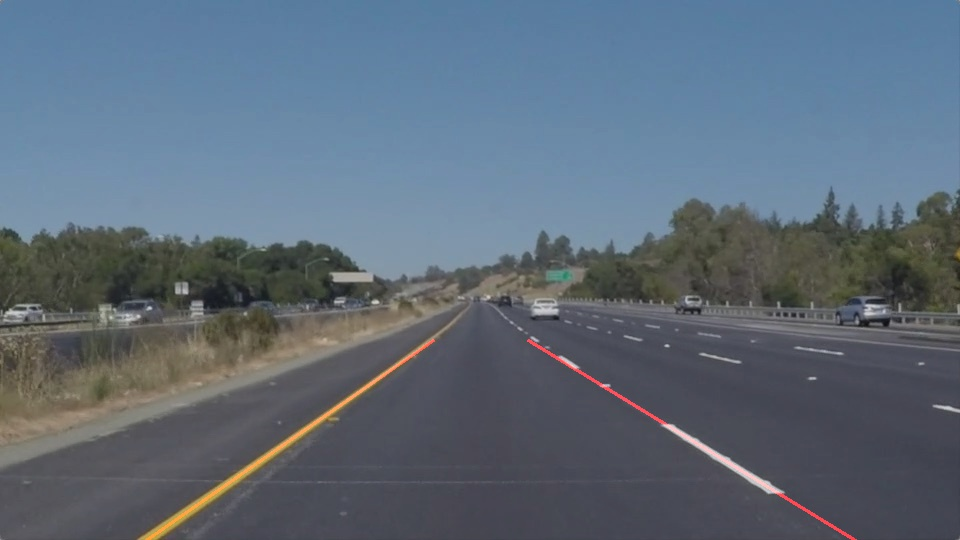
#> input picture test_images_output/output_solidYellowLeft.jpg, 960 x 540 px
$ jupyter execute --allow-errors P1.ipynb   (shell and % lines are left out)
#> lines starting #> are read from the running program, lines starting #| are printed output that depends on the picture; after the words box and inside, x2 and y2 are one past the last pixel; in counts of white or black regions, pixels touching at a corner belong together
# Self-Driving Car Engineer Nanodegree

## Project: **Finding Lane Lines on the Road**
***
In this project, you will use the tools you learned about in the lesson to identify lane lines on the road.  You can develop your pipeline on a series of individual images, and later apply the result to a video stream (really just a series of images). Check out the video clip "raw-lines-example.mp4" (also contained in this repository) to see what the output should look like after using the helper functions below.

Once you have a result that looks roughly like "raw-lines-example.mp4", you'll need to get creative and try to average and/or extrapolate the line segments you've detected to map out the full extent of the lane lines.  You can see an example of the result you're going for in the video "P1_example.mp4".  Ultimately, you would like to draw just one line for the left side of the lane, and one for the right.

In addition to implementing code, there is a brief writeup to complete. The writeup should be completed in a separate file, which can be either a markdown file or a pdf document. There is a [write up template](https://github.com/udacity/CarND-LaneLines-P1/blob/master/writeup_template.md) that can be used to guide the writing process. Completing both the code in the Ipython notebook and the writeup template will cover all of the [rubric points](https://review.udacity.com/#!/rubrics/322/view) for this project.

---
Let's have a look at our first image called 'test_images/solidWhiteRight.jpg'.  Run the 2 cells below (hit Shift-Enter or the "play" button above) to display the image.

**Note: If, at any point, you encounter frozen display windows or other confounding issues, you can always start again with a clean slate by going to the "Kernel" menu above and selecting "Restart & Clear Output".**

---

**The tools you have are color selection, region of interest selection, grayscaling, Gaussian smoothing, Canny Edge Detection and Hough Tranform line detection.  You  are also free to explore and try other techniques that were not presented in the lesson.  Your goal is piece together a pipeline to detect the line segments in the image, then average/extrapolate them and draw them onto the image for display (as below).  Once you have a working pipeline, try it out on the video stream below.**

---

<figure>

 <figcaption>
 <p></p>
 <p style="text-align: center;"> Your output should look something like this (above) after detecting line segments using the helper functions below </p>
 </figcaption>
</figure>
 <p></p>
<figure>

 <figcaption>
 <p></p>
 <p style="text-align: center;"> Your goal is to connect/average/extrapolate line segments to get output like this</p>
 </figcaption>
</figure>

**Run the cell below to import some packages.  If you get an `import error` for a package you've already installed, try changing your kernel (select the Kernel menu above --> Change Kernel).  Still have problems?  Try relaunching Jupyter Notebook from the terminal prompt.  Also, see [this forum post](https://carnd-forums.udacity.com/cq/viewquestion.action?spaceKey=CAR&id=29496372&questionTitle=finding-lanes---import-cv2-fails-even-though-python-in-the-terminal-window-has-no-problem-with-import-cv2) for more troubleshooting tips.**

## Import Packages

[cell 1]
#importing some useful packages
import matplotlib.pyplot as plt
import matplotlib.image as mpimg
import numpy as np
import cv2
#for linear regression support
from scipy import stats

## Read in an Image

[cell 2]
#reading in an image
image = mpimg.imread('test_images_output/output_solidYellowLeft.jpg')
#> image is the input picture: shape (540, 960, 3); mean R, G, B 93.8, 106.9, 120.6

#printing out some stats and plotting
print('This image is:', type(image), 'with dimensions:', image.shape)
#| This image is: <class 'numpy.ndarray'> with dimensions: (540, 960, 3)
plt.imshow(image)  # if you wanted to show a single color channel image called 'gray', for example, call as plt.imshow(gray, cmap='gray')

## Ideas for Lane Detection Pipeline

**Some OpenCV functions (beyond those introduced in the lesson) that might be useful for this project are:**

`cv2.inRange()` for color selection
`cv2.fillPoly()` for regions selection
`cv2.line()` to draw lines on an image given endpoints
`cv2.addWeighted()` to coadd / overlay two images
`cv2.cvtColor()` to grayscale or change color
`cv2.imwrite()` to output images to file
`cv2.bitwise_and()` to apply a mask to an image

**Check out the OpenCV documentation to learn about these and discover even more awesome functionality!**

## Helper Functions

Below are some helper functions to help get you started. They should look familiar from the lesson!

[cell 3]
import math

def grayscale(img):
    """Applies the Grayscale transform
    This will return an image with only one color channel
    but NOTE: to see the returned image as grayscale
    (assuming your grayscaled image is called 'gray')
    you should call plt.imshow(gray, cmap='gray')"""
    return cv2.cvtColor(img, cv2.COLOR_RGB2GRAY)
    # Or use BGR2GRAY if you read an image with cv2.imread()
    # return cv2.cvtColor(img, cv2.COLOR_BGR2GRAY)

def canny(img, low_threshold, high_threshold):
    """Applies the Canny transform"""
    return cv2.Canny(img, low_threshold, high_threshold)

def gaussian_blur(img, kernel_size):
    """Applies a Gaussian Noise kernel"""
    return cv2.GaussianBlur(img, (kernel_size, kernel_size), 0)

def region_of_interest(img, vertices):
    """
    Applies an image mask.

    Only keeps the region of the image defined by the polygon
    formed from `vertices`. The rest of the image is set to black.
    """
    #defining a blank mask to start with
    mask = np.zeros_like(img)

    #defining a 3 channel or 1 channel color to fill the mask with depending on the input image
    if len(img.shape) > 2:
        channel_count = img.shape[2]  # i.e. 3 or 4 depending on your image
        ignore_mask_color = (255,) * channel_count
    else:
        ignore_mask_color = 255

    #filling pixels inside the polygon defined by "vertices" with the fill color
    cv2.fillPoly(mask, vertices, ignore_mask_color)

    #returning the image only where mask pixels are nonzero
    masked_image = cv2.bitwise_and(img, mask)
    return masked_image


# [56 lines left out: function draw_lines_old, not called in this run]

def draw_lines(img, lines, color=[255, 0, 0], thickness=2):
    # create list to store x, y values as vector X, Y for each line
    left_line_x = []
    left_line_y = []
    right_line_x = []
    right_line_y = []
    # get image shape to accomodate different resolution
    imshape = img.shape
    y_top = int(0.63*imshape[0])
    y_bottom = imshape[0]
    # groupe the coordinates for two lines
    for line in lines:
        for x1,y1,x2,y2 in line:
            slope = ((y2-y1)/(x2-x1))
            if slope <= 0:
                left_line_x += [x1, x2]
                left_line_y += [y1, y2]
            else:
                right_line_x += [x1, x2]
                right_line_y += [y1, y2]
    # make sure when hough-transform fails to detect any line, the draw-line will not crash
    # use linear regression to extrapolate lines
    if len(left_line_x) and len(left_line_y):
        k_left, b_left, r_value, p_value, std_err = stats.linregress(left_line_x,left_line_y)
        x_top_left = int((y_top-b_left)/(k_left))
        x_bottom_left = int((y_bottom-b_left)/(k_left))
        cv2.line(img, (x_top_left, y_top), (x_bottom_left, y_bottom), color, thickness)
    if len(right_line_x) and len(right_line_y):
        k_right, b_right, r_value, p_value, std_err = stats.linregress(right_line_x,right_line_y)
        x_top_right = int((y_top-b_right)/(k_right))
        x_bottom_right = int((y_bottom-b_right)/(k_right))
        cv2.line(img, (x_top_right, y_top), (x_bottom_right, y_bottom), color, thickness)


def hough_lines(img, rho = 1, theta = np.pi/180, threshold = 80, min_line_len = 10, max_line_gap = 2):
    """
    `img` should be the output of a Canny transform.

    Returns an image with hough lines drawn.
    """
    lines = cv2.HoughLinesP(img, rho, theta, threshold, np.array([]), minLineLength=min_line_len, maxLineGap=max_line_gap)
    line_img = np.zeros((img.shape[0], img.shape[1], 3), dtype=np.uint8)
    draw_lines(line_img, lines)
    return line_img


# Python 3 has support for cool math symbols.

def weighted_img(img, initial_img, α=0.8, β=1., λ=0.):
    """
    `img` is the output of the hough_lines(), An image with lines drawn on it.
    Should be a blank image (all black) with lines drawn on it.

    `initial_img` should be the image before any processing.

    The result image is computed as follows:

    initial_img * α + img * β + λ
    NOTE: initial_img and img must be the same shape!
    """
    return cv2.addWeighted(initial_img, α, img, β, λ)

## Test Images

Build your pipeline to work on the images in the directory "test_images"
**You should make sure your pipeline works well on these images before you try the videos.**

[cell 4]
import os
#> (the rest of this cell did not finish here and is left out)

## Build a Lane Finding Pipeline

Build the pipeline and run your solution on all test_images. Make copies into the `test_images_output` directory, and you can use the images in your writeup report.

Try tuning the various parameters, especially the low and high Canny thresholds as well as the Hough lines parameters.

[cell 5]
# TODO: Build your pipeline that will draw lane lines on the test_images
# then save them to the test_images directory.
# [10 lines left out: function lane_finding_pipeline, not called in this run]

# setup output path
out_path = "test_images_output/"

#> (the rest of this cell did not finish here and is left out)

## Test on Videos

You know what's cooler than drawing lanes over images? Drawing lanes over video!

We can test our solution on two provided videos:

`solidWhiteRight.mp4`

`solidYellowLeft.mp4`

**Note: if you get an `import error` when you run the next cell, try changing your kernel (select the Kernel menu above --> Change Kernel).  Still have problems?  Try relaunching Jupyter Notebook from the terminal prompt. Also, check out [this forum post](https://carnd-forums.udacity.com/questions/22677062/answers/22677109) for more troubleshooting tips.**

**If you get an error that looks like this:**
```
NeedDownloadError: Need ffmpeg exe.
You can download it by calling:
imageio.plugins.ffmpeg.download()
```
**Follow the instructions in the error message and check out [this forum post](https://carnd-forums.udacity.com/display/CAR/questions/26218840/import-videofileclip-error) for more troubleshooting tips across operating systems.**

[cell 6]
# Import everything needed to edit/save/watch video clips
from moviepy.editor import VideoFileClip
from IPython.display import HTML

[cell 7]
# [7 lines left out: function process_image, not called in this run]

Let's try the one with the solid white lane on the right first ...

[cell 8]
white_output = 'test_videos_output/solidWhiteRight.mp4'
## To speed up the testing process you may want to try your pipeline on a shorter subclip of the video
## To do so add .subclip(start_second,end_second) to the end of the line below
## Where start_second and end_second are integer values representing the start and end of the subclip
## You may also uncomment the following line for a subclip of the first 5 seconds
##clip1 = VideoFileClip("test_videos/solidWhiteRight.mp4").subclip(0,5)
#> (the rest of this cell did not finish here and is left out)

Play the video inline, or if you prefer find the video in your filesystem (should be in the same directory) and play it in your video player of choice.

[cell 9]
HTML("""
<video width="960" height="540" controls>
  <source src="{0}">
</video>
""".format(white_output))

## Improve the draw_lines() function

**At this point, if you were successful with making the pipeline and tuning parameters, you probably have the Hough line segments drawn onto the road, but what about identifying the full extent of the lane and marking it clearly as in the example video (P1_example.mp4)?  Think about defining a line to run the full length of the visible lane based on the line segments you identified with the Hough Transform. As mentioned previously, try to average and/or extrapolate the line segments you've detected to map out the full extent of the lane lines. You can see an example of the result you're going for in the video "P1_example.mp4".**

**Go back and modify your draw_lines function accordingly and try re-running your pipeline. The new output should draw a single, solid line over the left lane line and a single, solid line over the right lane line. The lines should start from the bottom of the image and extend out to the top of the region of interest.**

Now for the one with the solid yellow lane on the left. This one's more tricky!

[cell 10]
yellow_output = 'test_videos_output/solidYellowLeft.mp4'
## To speed up the testing process you may want to try your pipeline on a shorter subclip of the video
## To do so add .subclip(start_second,end_second) to the end of the line below
## Where start_second and end_second are integer values representing the start and end of the subclip
## You may also uncomment the following line for a subclip of the first 5 seconds
##clip2 = VideoFileClip('test_videos/solidYellowLeft.mp4').subclip(0,5)
#> (the rest of this cell did not finish here and is left out)

[cell 11]
HTML("""
<video width="960" height="540" controls>
  <source src="{0}">
</video>
""".format(yellow_output))

## Writeup and Submission

If you're satisfied with your video outputs, it's time to make the report writeup in a pdf or markdown file. Once you have this Ipython notebook ready along with the writeup, it's time to submit for review! Here is a [link](https://github.com/udacity/CarND-LaneLines-P1/blob/master/writeup_template.md) to the writeup template file.

## Optional Challenge

Try your lane finding pipeline on the video below.  Does it still work?  Can you figure out a way to make it more robust?  If you're up for the challenge, modify your pipeline so it works with this video and submit it along with the rest of your project!

[cell 12]
def lane_finding_pipeline_2masks(img):
    imshape = img.shape
    # these absolute vertices only work for 960*540
    # create mask for left lane
    vertices_1 = np.array([[(200,500),(400,350), (450,350), (300,500)]], dtype=np.int32)
    # create mask for right lane
    vertices_2 = np.array([[(750,500),(500,350), (600,350), (800,500)]], dtype=np.int32)
    gray_img = grayscale(img)
    #plt.imshow(gray_img)
    canny_img = canny(gray_img, 50, 120)
    blur_img = gaussian_blur(canny_img,5)
    masked_img_left = region_of_interest(blur_img, vertices_1)
    masked_img_right = region_of_interest(blur_img, vertices_2)
    masked_img = weighted_img(masked_img_left, masked_img_right, 1, 1, 0)
    #plt.imshow(masked_img)
    line_img = hough_lines(masked_img, 1, np.pi/180, 100, 30, 40)
    return weighted_img(line_img, img)

# pictures are down-graded to 960*540
img_paths = os.listdir("challenge_images/")
for img_path in img_paths:
    image = mpimg.imread("challenge_images/"+img_path)
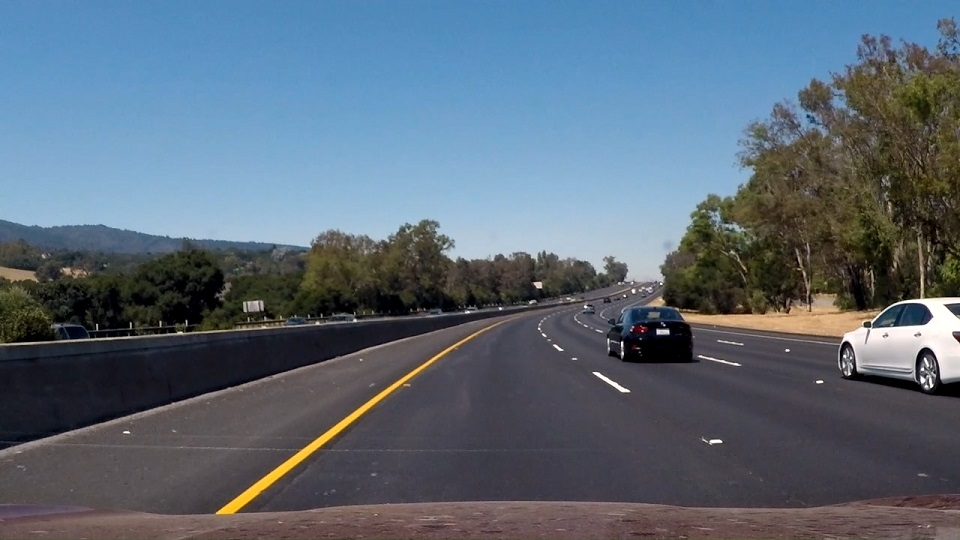
#> input picture challenge_images/challenge1.jpg, 960 x 540 px
#> image is the input picture: shape (540, 960, 3); mean R, G, B 90.8, 104.9, 118.5
    result_image = lane_finding_pipeline_2masks(image)
#> in canny, `return cv2.Canny(img, low_threshold, high_threshold)`:
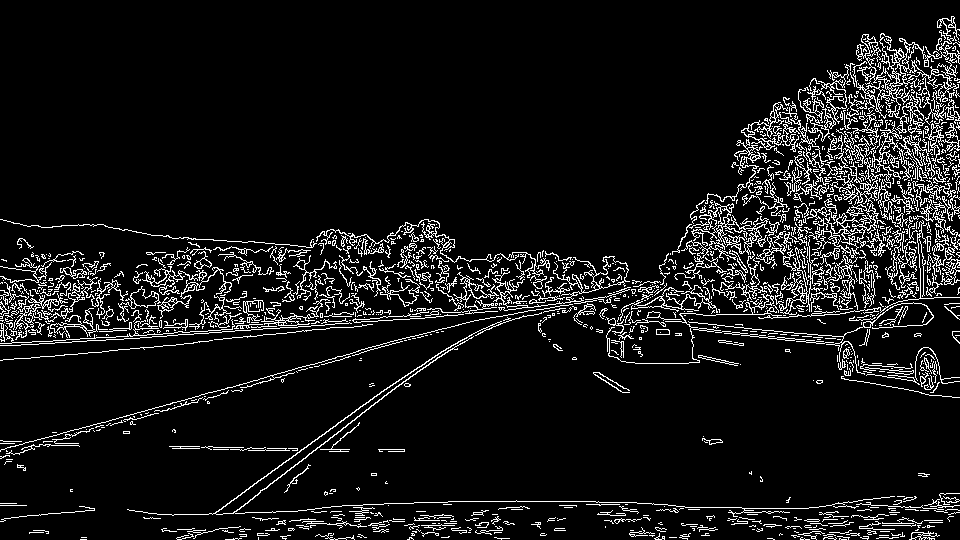
#> returned value: shape (540, 960); 8.4% white in thin lines or dots
#> in hough_lines, `lines = cv2.HoughLinesP(img, rho, theta, threshold, np.array([]), minL..`: lines = 16 rows, first 6: [234, 500, 441, 350], [231, 500, 438, 350], [250, 500, 449, 350], [246, 500, 445, 350], [246, 499, 443, 350], [252, 500, 449, 351]
#> the loop in draw_lines, `for line in lines:` made 16 passes
#> after the loop in draw_lines, `for line in lines:`: left_line_x = 32 values, max 449 at index 5, min 228 at index 14, mean 334.7; left_line_y = 32 values, max 500 at index 0, min 350 at index 1, mean 432.4; right_line_x = []
#> in draw_lines, `k_left, b_left, r_value, p_value, std_err = stats.linregress(left_line..`: k_left = -0.741; b_left = 680.6; r_value = -0.994; p_value = 2.92e-30; std_err = 0.0151
#> in draw_lines, `x_top_left = int((y_top-b_left)/(k_left))`: x_top_left = 459
#> in draw_lines, `x_bottom_left = int((y_bottom-b_left)/(k_left))`: x_bottom_left = 189
#> call 2 of weighted_img, with α = 0.8, β = 1, λ = 0
#> in weighted_img (call 2), `return cv2.addWeighted(initial_img, α, img, β, λ)`:
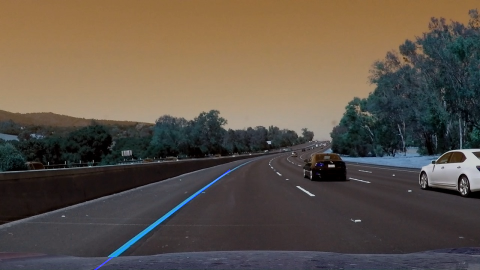
#> returned value: shape (540, 960, 3) (shown at 1/2 size); mean of channels 0, 1, 2 72.8, 83.9, 94.8; drawn as B, G, R
    cv2.imwrite(os.path.join(out_path, "output_two_mask_"+img_path), cv2.cvtColor(result_image, cv2.COLOR_RGB2BGR))
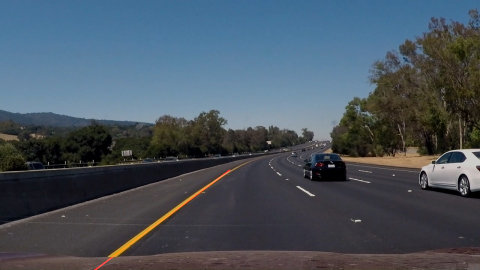
#> saved as output_two_mask_challenge1.jpg: shape (540, 960, 3) (shown at 1/2 size); mean B, G, R 94.8, 83.9, 72.8

[cell 13]
def color_trans(img):
    """Applies the V transform"""
    return cv2.cvtColor(img, cv2.COLOR_RGB2HSV)

def lane_finding_pipeline_robust(img):
    imshape = img.shape
    # need to use relative vertices because it's 1280*720 this time
    vertices = np.array([[(int(0.2*imshape[1]),int(0.88*imshape[0])),(int(0.41*imshape[1]),int(0.65*imshape[0])), (int(0.63*imshape[1]),int(0.65*imshape[0])), (int(0.81*imshape[1]),int(0.88*imshape[0]))]], dtype=np.int32)
    color_trans_img = color_trans(img)
    canny_img = canny(color_trans_img, 150, 250)
    #plt.imshow(canny_img)
    blur_img = gaussian_blur(canny_img,5)
    masked_img = region_of_interest(blur_img, vertices)
    #plt.imshow(masked_img)
    line_img = hough_lines(masked_img, 1, np.pi/180, 100, 40, 20)
    #plt.imshow(line_img)
    return weighted_img(line_img, img)

img_paths = os.listdir("challenge_images/")
for img_path in img_paths:
    image = mpimg.imread("challenge_images/"+img_path)
    result_image = lane_finding_pipeline_robust(image)
#> in region_of_interest (call 5), `cv2.fillPoly(mask, vertices, ignore_mask_color)`:
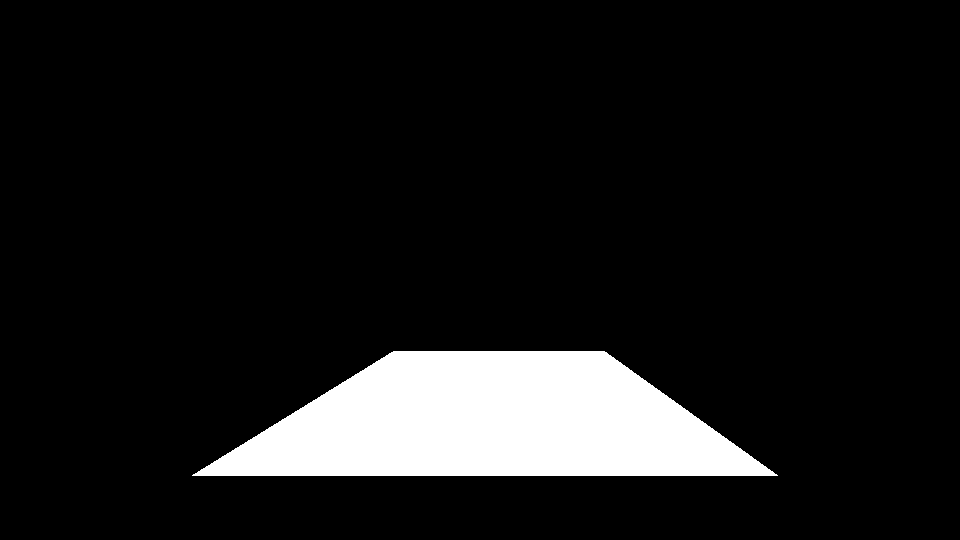
#> mask: shape (540, 960); 9.6% white; 1 white region, box (x1, y1, x2, y2) and area: (192, 351, 778, 476) 49938
#> in hough_lines (call 3), `lines = cv2.HoughLinesP(img, rho, theta, threshold, np.array([]), minL..`: lines = 34 rows, first 6: [266, 475, 458, 351], [256, 475, 455, 351], [253, 474, 451, 351], [273, 458, 444, 351], [280, 472, 459, 351], [299, 475, 421, 353]
    cv2.imwrite(os.path.join(out_path, "output_color_trans_"+img_path), cv2.cvtColor(result_image, cv2.COLOR_RGB2BGR))
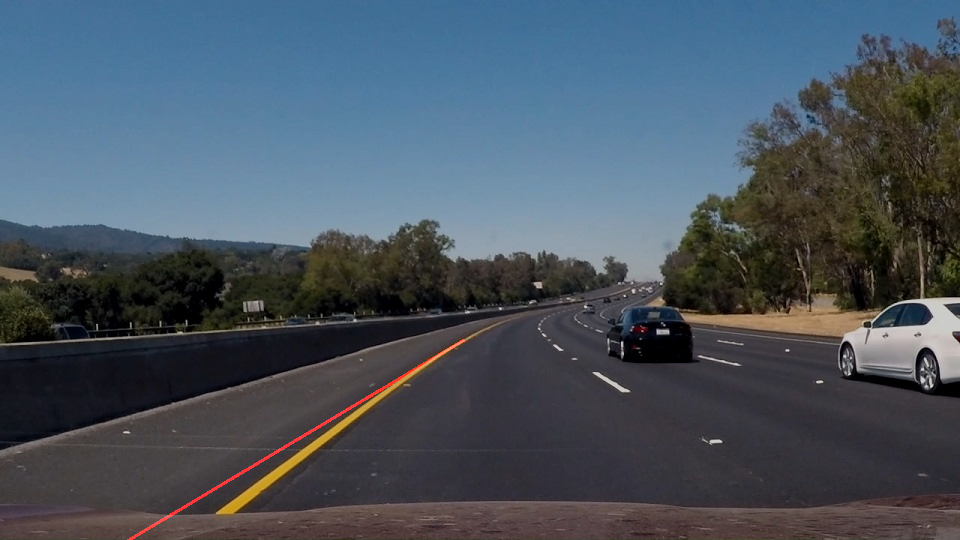
#> saved as output_color_trans_challenge1.jpg: shape (540, 960, 3); mean B, G, R 94.8, 83.9, 73
